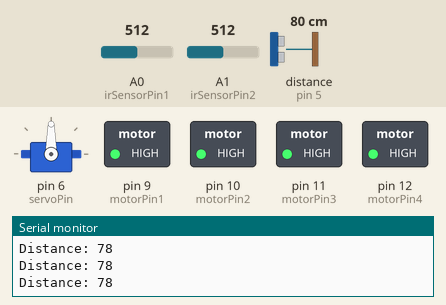
Bench run of a sketch on a simulated Arduino Uno, built with avr-gcc and run on an emulated ATmega328P. Shown: servo, switched loads named in the sketch (green lamp = pin HIGH), the last lines printed to the serial monitor. Wiring (inferred from the names in the program): ultrasonic range finder: trigger pin 4; echo pin 5. Dashed ring = blinking. The inputs (shaded band) are chosen by the test bench; at power-on: distance to the obstacle (sensor on pin 5) 80 cm, A0 (irSensorPin1) = 512, A1 (irSensorPin2) = 512. The echo pulse lasts 58.3 µs per cm; pins used as bus, display or sensor lines are not drawn.

Above: at 1.2 s.
1.3 s: distance to the obstacle (sensor on pin 5) set to 23 cm
2.8 s: distance to the obstacle (sensor on pin 5) set to 19 cm
At 4.2 s:
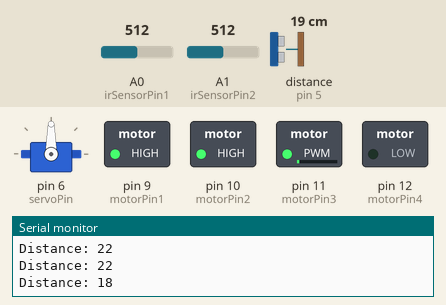
5.8 s: A0 (irSensorPin1) set to 482
At 8.6 s:
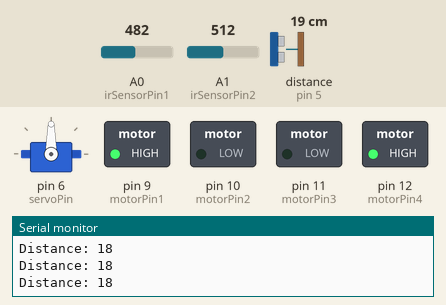
8.8 s: A0 (irSensorPin1) set to 510
At 9.4 s:
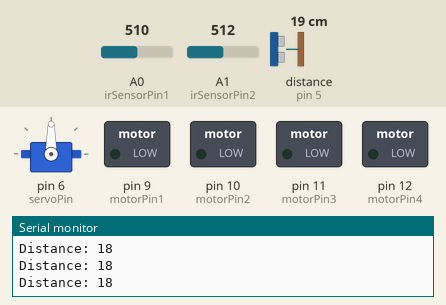
11.8 s: A1 (irSensorPin2) set to 490
At 14.6 s:
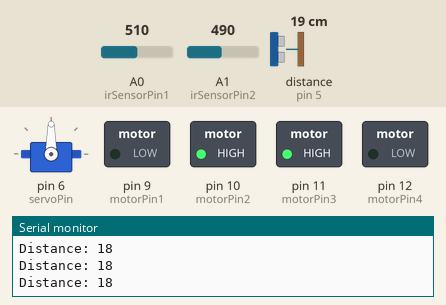
14.8 s: A1 (irSensorPin2) set to 508
At 16.2 s:
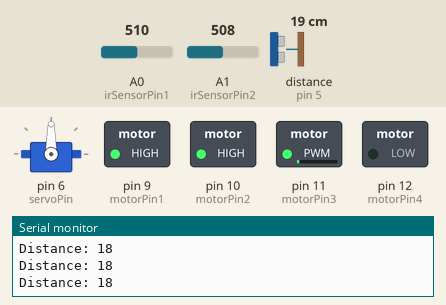
Timing chart, 0 to 18.8 s (numbered marks = the images above; inputs shaded):
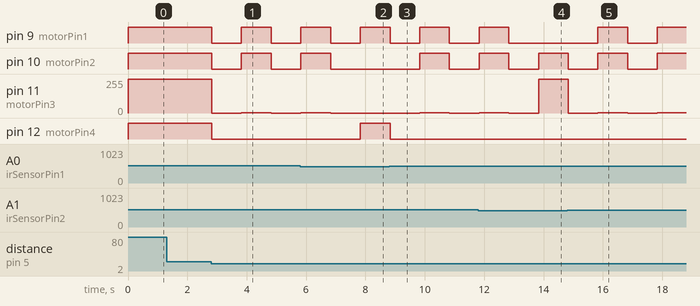

Measured:
- the behaviour switches between 22 and 21 cm on distance to the obstacle (sensor on pin 5) (found by bisection; images 0 and 1)
- the behaviour switches between 500 and 499 on A0 (irSensorPin1) (found by bisection; images 1 and 2)
- the behaviour switches between 499 and 500 on A1 (irSensorPin2) (found by bisection; images 4 and 5)
- after the input at 2.8 s, pin 9 (motorPin1), pin 10 (motorPin2): HIGH → LOW at once, → HIGH 1.0 s later, → LOW 1.0 s later; pin 11 (motorPin3): 255/255 → 0/255 at once, → 1/255 1.0 s later, → 0/255 1.0 s later; pin 12 (motorPin4): HIGH → LOW at once
- after the input at 5.8 s, pin 10 (motorPin2): goes on until 6.8 s, then stays LOW; pin 11 (motorPin3): goes on until 6.8 s, then stays 0/255; pin 12 (motorPin4): LOW → HIGH after 2.0 s
- after the input at 8.8 s, pin 10 (motorPin2): LOW → HIGH after 1.0 s, → LOW 1.0 s later; pin 11 (motorPin3): 0/255 → 1/255 after 1.0 s, → 0/255 1.0 s later; pin 12 (motorPin4): goes on until 8.8 s, then stays LOW
- after the input at 11.8 s, pin 9 (motorPin1): goes on until 12.8 s, then stays LOW
- after the input at 14.8 s, pin 9 (motorPin1): LOW → HIGH after 1.0 s, → LOW 1.0 s later, → HIGH 1.0 s later

The sketch:

obstacle_avoidance.ino
```cpp
#include <Servo.h> // Include the Servo library as it is required for servo motor control
// Define the pins for the ultrasonic sensor, IR sensors, motor driver, and servo motor
#define trigPin 4
#define echoPin 5
#define irSensorPin1 A0
#define irSensorPin2 A1
#define motorPin1 9
#define motorPin2 10
#define motorPin3 11
#define motorPin4 12
#define servoPin 6
// Create an instance of the Servo class to control the servo motor
Servo myServo;
// Declare global variables to store ultrasonic sensor readings
long duration;
int distance;

void setup(){
    // Initialize the pins for input and output
    pinMode(trigPin, OUTPUT);
    pinMode(echoPin, INPUT);
    pinMode(irSensorPin1, INPUT);
    pinMode(irSensorPin2, INPUT);
    pinMode(motorPin1, OUTPUT);
    pinMode(motorPin2, OUTPUT);
    pinMode(motorPin3, OUTPUT);
    pinMode(motorPin4, OUTPUT);
    myServo.attach(servoPin); // Attach the servo to its pin
    Serial.begin(9600); // Initialize serial communication at 9600 baud rate
}

void loop(){
    // Measure distance using ultrasonic sensor
    digitalWrite(trigPin, LOW);
    delayMicroseconds(2);
    digitalWrite(trigPin, HIGH);
    delayMicroseconds(10);
    digitalWrite(trigPin, LOW);
    // Calculate the distance based on the duration of the pulse
    duration = pulseIn(echoPin, HIGH);
    distance = duration * 0.034 / 2;
    // Print the distance to the serial monitor
    Serial.print("Distance: ");
    Serial.println(distance);
    // Read the values from the IR sensors
    int irValue1 = analogRead(irSensorPin1);
    int irValue2 = analogRead(irSensorPin2);
    // Check for obstacles and adjust the robot's movement accordingly
    if (distance <= 20 || irValue1 < 500 || irValue2 < 500){
        // Stop motors if obstacle is detected or IR sensors detect an object
        stopMotors();
        delay(1000);
        // Reverse or turn based on IR sensor readings
        if (irValue1 < 500){
            turnRight(); // Turn right if the left IR sensor detects an obstacle
            delay(1000);
        }
        else if (irValue2 < 500){
            turnLeft(); // Turn left if the right IR sensor detects an obstacle
            delay(1000);
        }
        else{
            reverse(); // Reverse if both sensors detect obstacles
            delay(1000);
        }
    }
    else{
        moveForward(); // Move forward if no obstacles are detected
    }
}
// Function to move forward
void moveForward(){
    analogWrite(motorPin1, 255);
    analogWrite(motorPin2, 255);
    analogWrite(motorPin3, 255);
    analogWrite(motorPin4, 255);
}
// Function to stop all motors
void stopMotors(){
    analogWrite(motorPin1, 0);
    analogWrite(motorPin2, 0);
    analogWrite(motorPin3, 0);
    analogWrite(motorPin4, 0);
}
// Function to turn right
void turnRight(){
    analogWrite(motorPin1, 255);
    analogWrite(motorPin2, 0);
    analogWrite(motorPin3, 0);
    analogWrite(motorPin4, 255);
}
// Function to turn left
void turnLeft(){
    analogWrite(motorPin1, 0);
    analogWrite(motorPin2, 255);
    analogWrite(motorPin3, 255);
    analogWrite(motorPin4, 0);
}
// Function to reverse
void reverse(){
    analogWrite(motorPin1, -255);
    analogWrite(motorPin2, -255);
    analogWrite(motorPin3, -255);
    analogWrite(motorPin4, -255);
}
```
